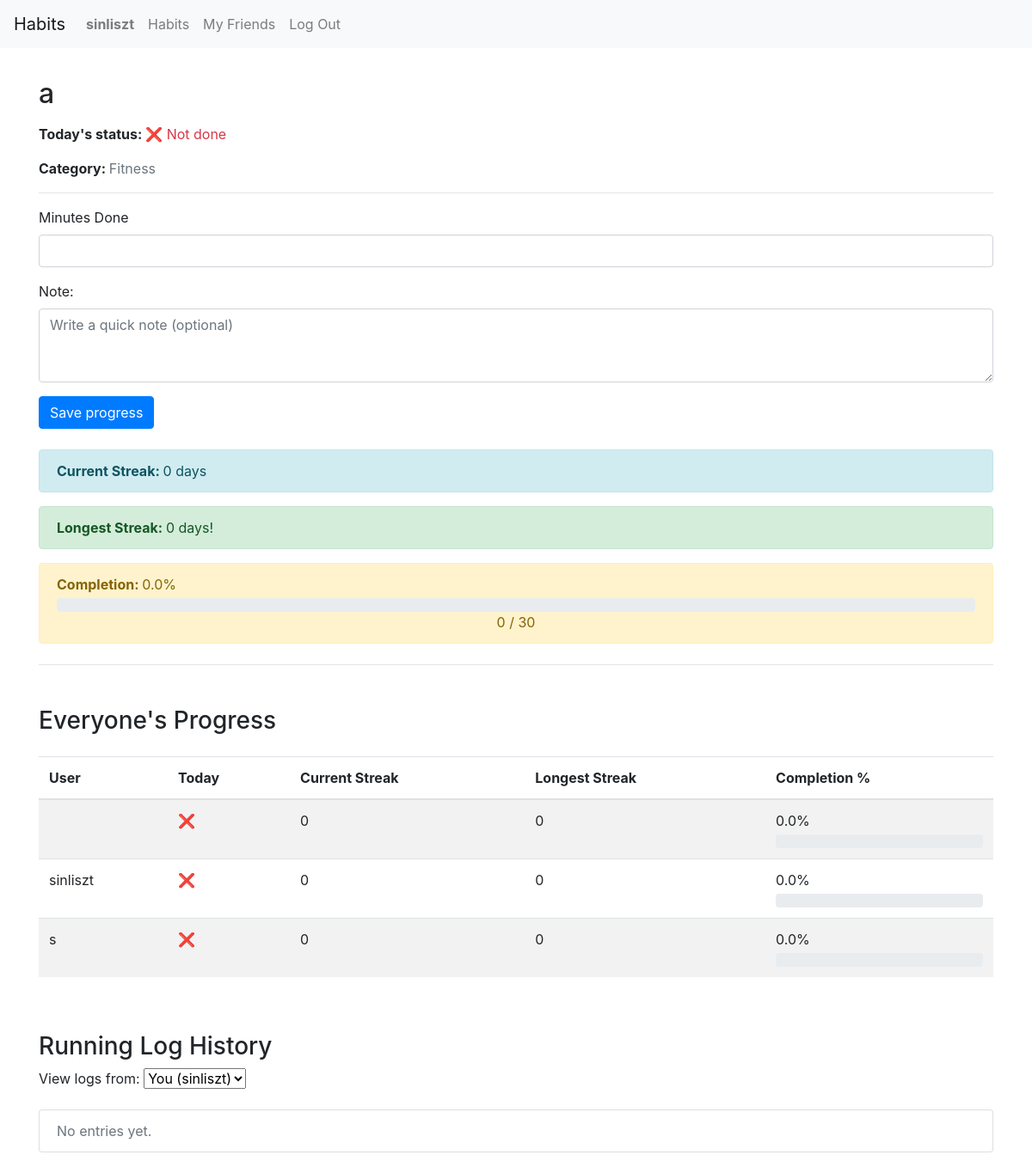
/habit/6/ (signed in), run on the app's committed database.
### tracker/models.py (models this page shows, shortened)
class User(AbstractUser):
    friends = models.ManyToManyField("self", symmetrical=True, blank=True)

class Habit(models.Model):
    name = models.CharField(max_length=100)
    created_at = models.DateField(auto_now_add=True)
    description = models.TextField(blank=True)
    users = models.ManyToManyField(User, related_name="shared_habits")
    owner = models.ForeignKey(User, on_delete=models.CASCADE, related_name="habits_owned", null=True, blank=True)
    target_minutes = models.PositiveIntegerField(default=30)
    category = models.ForeignKey(Category, on_delete=models.CASCADE, related_name='habits')

class Category(models.Model):
    name = models.CharField(max_length=32, unique=True)
    def __str__(self):
        return self.name

### tracker/views.py (the view)
# urls.py: path("habit/<int:habit_id>/", views.habit_detail, name="habit_detail"),
@login_required
def habit_detail(request, habit_id):
    habit = get_object_or_404(Habit, id=habit_id, users=request.user)
    if request.user != habit.owner and request.user not in habit.users.all():
        return HttpResponseForbidden("You do not have access to this habit")
    selected_user_id = request.GET.get("user", request.user.id)
    selected_user = get_object_or_404(User, id=selected_user_id)
    logs = HabitLog.objects.filter(habit=habit, user=selected_user).order_by('-date')
    today_minutes = logs.filter(date=date.today()).aggregate(Sum('minutes_done'))['minutes_done__sum'] or 0
    today_done = today_minutes >= habit.target_minutes
    streak_data = get_streaks_and_progress(selected_user, habit) or {
        "current_streak": 0,
        "longest_streak": 0,
        "completion_percent": 0,
    }
    if request.method == 'POST':
        if selected_user == request.user:
            form = HabitLogForm(request.POST)
            if form.is_valid():
                note = form.cleaned_data['note']
                minutes_done = form.cleaned_data["minutes_done"]
                HabitLog.objects.update_or_create(
                    habit=habit,
                    user=request.user,
                    date=date.today(),
                    defaults={
                        "note": note,
                        "minutes_done": minutes_done,
                    }
                )
                return redirect('habit_detail', habit_id=habit.id)
            else:
                form = None
    else:
        if request.user == selected_user:
            try:
                log_today = HabitLog.objects.get(user=request.user, habit=habit, date=date.today())
                minutes_done = log_today.minutes_done
                note = log_today.note
            except HabitLog.DoesNotExist:
                note = ""
                minutes_done = None
            form = HabitLogForm(initial={
            "note": note,
            "minutes_done": minutes_done,
            })
        else:
            form = None
    logs_by_date = []
    for date_value, group in groupby(logs, key=attrgetter("date")):
        logs_by_date.append({
            "date": date_value,
            "logs": list(group),
        })
    for entry in logs_by_date:
        total = sum(log.minutes_done for log in entry['logs'])
        entry['total_minutes'] = total
    all_users = [habit.owner] + list(habit.users.all())
    everyone_progress = []
    for user in all_users:
        logs_for_user = HabitLog.objects.filter(habit=habit, user=user)
        streak = get_streaks_and_progress(user, habit) or {
            "current_streak": 0,
            "longest_streak": 0,
            "completion_percent": 0,
        }
        today_minutes = logs.filter(date=date.today()).aggregate(Sum("minutes_done"))["minutes_done__sum"] or 0
        today_done = today_minutes >= habit.target_minutes
        everyone_progress.append({
            "user": user,
            "current_streak": streak["current_streak"],
            "longest_streak": streak["longest_streak"],
            "completion_percent": streak["completion_percent"],
            "today_done": today_done,
        })
    return render(request, 'tracker/habit_detail.html', {
        "habit": habit,
        "logs_by_date": logs,
        "today_minutes": today_minutes,
        "today_done": today_done,
        "form": form,
        "streak": streak_data,
        "shared_users": habit.users.exclude(id=request.user.id),
        "selected_user": selected_user,
        "everyone_progress": everyone_progress,
    })

### tracker/forms.py
class HabitLogForm(forms.ModelForm):
    class Meta:
        model = HabitLog
        fields = ["minutes_done", "note"]
        widgets = {
            "note": forms.Textarea(attrs ={
                "class": "form-control",
                "rows": 3,
                "placeholder": "Write a quick note (optional)",
            }),
            "minutes_done": forms.NumberInput(attrs={
                "class": "form-control",
                "min": 0,
                "max": 180,
            })
        }

### tracker/views.py (called while the page is built)
def get_streaks_and_progress(user, habit):
    logs = HabitLog.objects.filter(user=user, habit=habit)
    start_date = habit.created_at
    target_minutes = habit.target_minutes
    streak_data = calculate_streaks(logs, start_date, target_minutes)
    return streak_data

### tracker/templates/tracker/habit_detail.html (shortened to what this page needs)
{% extends "tracker/layout.html" %}
{% load static %}
{% block body %}
    <div class="container mt-4">
        <h2 class="mb-3">{{ habit.name }}</h2>
        <p>
            <strong>Today's status: </strong>
            {% if today_done %}
                <span class="text-success">✅ Done</span>
            {% else %}
                <span class="text-danger">❌ Not done</span>
            {% endif %}
        </p>
        <p>
            <strong>Category: </strong>
            <span class="text-muted">{{ habit.category }}</span>
        </p>
        <hr>
        {% if form %}
            <form method="post" class="mb-4">
                <div class="mb-3">
                    <label for="{{ form.minutes_done.id_for_label }}">Minutes Done</label>
                    {{ form.minutes_done }}
                </div>
                <div class="mb-3">
                    <label for="{{ form.note.id_for_label}}">Note: </label>
                    {{ form.note }}
                </div>
                <button type="submit" class="btn btn-primary">Save progress</button>
            </form>
        {% endif %}
        <div class="mb-4">
            <div class="alert alert-info">
                <strong>Current Streak: </strong>{{ streak.current_streak }} days
            </div>
            <div class="alert alert-success">
                <strong>Longest Streak: </strong>{{ streak.longest_streak }} days!
            </div>
            <div class="alert alert-warning">
                <strong>Completion: </strong><span id="completion">{{ streak.completion_percent }}</span>%
                <div class="progress mt-1">
                </div>
                <div class="text-center justify-content-between">
                    {{ today_minutes }} / {{ habit.target_minutes }}
                </div>
            </div>
        </div>
        <hr>
        <h3 class="mt-5">Everyone's Progress</h3>
        <div class="table-responsive">
            <table class="table table-striped mt-3">
                <thead>
                    <tr>
                        <th>User</th>
                        <th>Today</th>
                        <th>Current Streak</th>
                        <th>Longest Streak</th>
                        <th>Completion %</th>
                    </tr>
                </thead>
                <tbody>
                    {% for progress in everyone_progress %}
                        <tr>
                            <td>{{ progress.user.username }}</td>
                            <td>
                                {% if progress.today_done %}
                                    <span class="text-success">✅</span>
                                {% else %}
                                    <span class="text-danger">❌</span>
                                {% endif %}
                            </td>
                            <td>{{ progress.current_streak }}</td>
                            <td>{{ progress.longest_streak }}</td>
                            <td>
                                {{ progress.completion_percent }}%
                                <div class="progress mt-1">
                                </div>
                            </td>
                        </tr>
                    {% endfor %}
                </tbody>
            </table>
        </div>
        <h3 class="mb-2 mt-5">Running Log History</h3>
        <form method="get" class="mb-3">
            <label for="user">View logs from:</label>
            <select name="user" id="user" onchange="this.form.submit()" class="form-select w-auto d-inline-block ms-2">
                <option value="{{ request.user.id }}" {% if selected_user.id == request.user.id %}selected{% endif %}>
                    You ({{ request.user.username }})
                </option>
            </select>
        </form>
        <ul class="list-group">
            {% for entry in logs_by_date %}
                <li class="list-group-item active">
                    <strong>{{ entry.date }}</strong>
                    {% if entry.total_minutes %}
                        <span><em>Total: {{ entry.total_minutes }} min</em></span>
                    {% endif %}
                </li>
                {% for log in entry.logs %}
                    <li class="list-group-item d-flex justify-content-between">
                        <div>
                            <strong>{{ log.minutes_done }} min</strong>{% if log.note %} - {{ log.note }} {% endif %}
                        </div>
                        <small class="text-muted">{{ log.user.username }}</small>
                    </li>
                {% endfor %}
            {% empty %}
                <li class="list-group-item text-muted">No entries yet.</li>
            {% endfor %}
        </ul>
    </div>
{% endblock %}

### tracker/templates/tracker/layout.html (shortened to what this page needs)
{% load static %}
<!DOCTYPE html>
<html lang="en">
    <head>
        <link rel="stylesheet" href="https://stackpath.bootstrapcdn.com/bootstrap/4.4.1/css/bootstrap.min.css">
        <link href="{% static 'tracker/styles.css' %}" rel="stylesheet">
    </head>
    <body>
        <nav class="navbar navbar-expand-lg navbar-light bg-light">
            <a class="navbar-brand" href="#">Habits</a>
            <div>
              <ul class="navbar-nav mr-auto">
                {% if user.is_authenticated %}
                    <li class="nav-item">
                        <a class="nav-link" href="#"><strong>{{ user.username }}</strong></a>
                    </li>
                {% endif %}
                <li class="nav-item">
                  <a class="nav-link" href="{% url 'index' %}">Habits</a>
                </li>
                {% if user.is_authenticated %}
                    <li class="nav-item">
                        <a class="nav-link" href="{% url 'friends_list' %}">My Friends</a>
                    </li>
                    <li class="nav-item">
                        <a class="nav-link" href="{% url 'logout' %}">Log Out</a>
                    </li>
                {% endif %}
              </ul>
            </div>
          </nav>
        <div class="body">
            {% block body %}
            {% endblock %}
        </div>
    </body>
</html>

### tracker/static/tracker/styles.css (style rules this page uses)
.body { padding: 10px; }

### data on the page
User: username "sinliszt", user.username "sinliszt", current_streak "0", longest_streak "0", completion_percent "0.0", user "You (sinliszt)"
Habit: name "a", category "Fitness", target_minutes "30"
User: user.username "s", current_streak "0", longest_streak "0", completion_percent "0.0"

### other printed values
{{ streak.current_streak }} "0"
{{ streak.longest_streak }} "0"
{{ streak.completion_percent }} "0.0"
{{ today_minutes }} "0"
{{ progress.current_streak }} "0"
{{ progress.longest_streak }} "0"
{{ progress.completion_percent }} "0.0"
